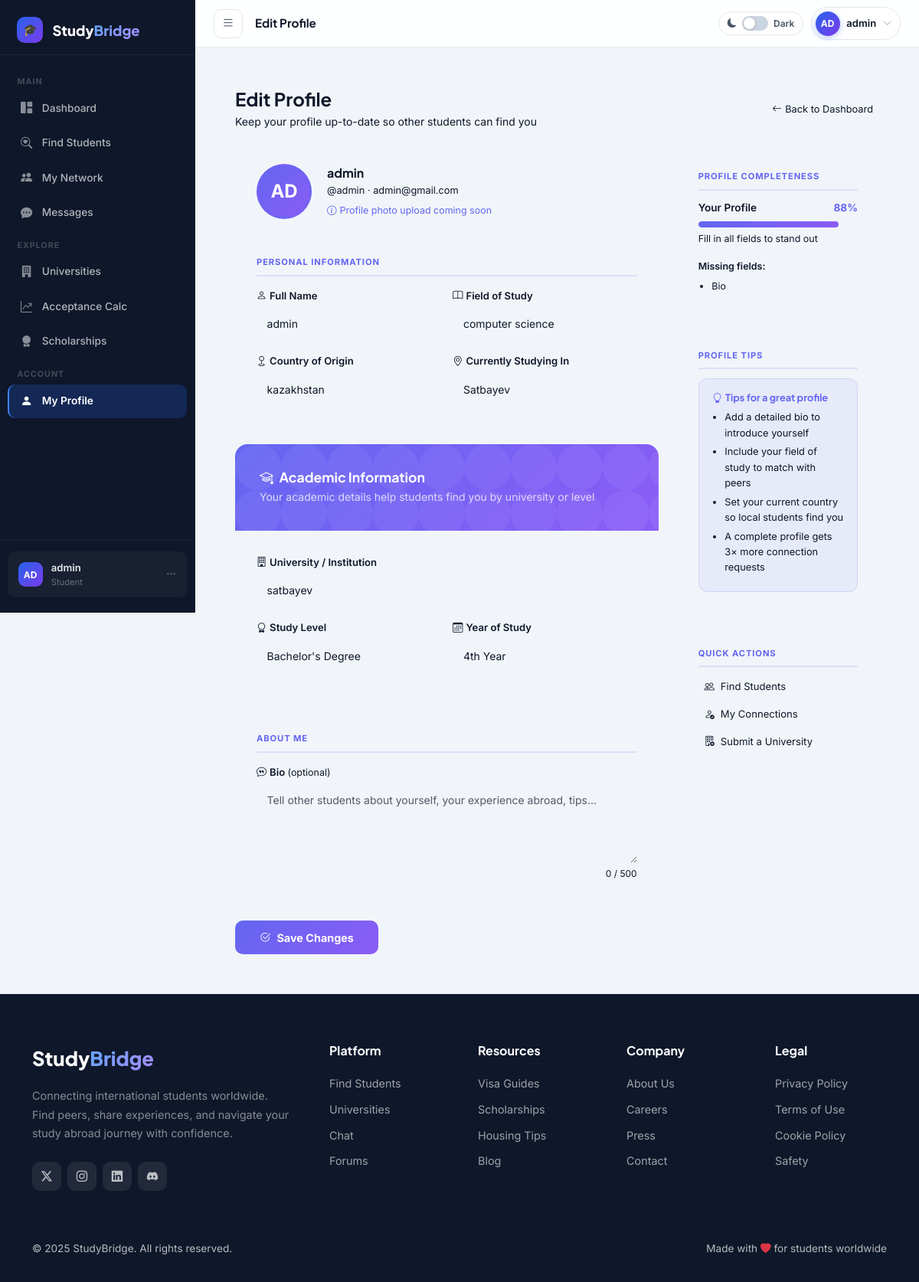
Screenshot of /profile/edit/ (signed in) with the database file from the repository.
### accounts/models.py (models this page shows, shortened)
class User(AbstractUser):
    STUDY_LEVEL_CHOICES = [
        ('bachelor', "Bachelor's Degree"),
        ('master', "Master's Degree"),
        ('phd', 'PhD'),
        ('exchange', 'Exchange Student'),
        ('language', 'Language Course'),
    ]
    YEAR_CHOICES = [
        ('1', '1st Year'),
        ('2', '2nd Year'),
        ('3', '3rd Year'),
        ('4', '4th Year'),
        ('5', '5th Year+'),
        ('grad', 'Graduate'),
    ]
    email = models.EmailField(unique=True)
    full_name = models.CharField(max_length=150, blank=True)
    country_of_origin = models.CharField(max_length=100, blank=True)
    current_country = models.CharField(max_length=100, blank=True)
    university = models.CharField(max_length=200, blank=True)
    study_level = models.CharField(max_length=20, choices=STUDY_LEVEL_CHOICES, blank=True)
    year_of_study = models.CharField(max_length=10, choices=YEAR_CHOICES, blank=True)
    field_of_study = models.CharField(max_length=150, blank=True)
    bio = models.TextField(max_length=500, blank=True)
    avatar = models.ImageField(upload_to='avatars/', null=True, blank=True)
    is_verified = models.BooleanField(default=False)
    created_at = models.DateTimeField(auto_now_add=True)
    USERNAME_FIELD = 'email'
    REQUIRED_FIELDS = ['username']
    def get_display_name(self):
        return self.full_name or self.username
    def get_initials(self):
        name = self.get_display_name()
        parts = name.split()
        if len(parts) >= 2:
            return (parts[0][0] + parts[1][0]).upper()
        return name[:2].upper()

### accounts/views.py (the view)
# urls.py: path('profile/edit/', av.edit_profile, name='edit_profile'),
@login_required
def edit_profile(request):
    if request.method == 'POST':
        form = EditProfileForm(request.POST, instance=request.user)
        if form.is_valid():
            form.save()
            messages.success(request, 'Profile updated successfully!')
            return redirect('edit_profile')
        messages.error(request, 'Please fix the errors below.')
    else:
        form = EditProfileForm(instance=request.user)
    return render(request, 'accounts/edit_profile.html', {
        'form': form,
        'active_page': 'profile',
        'page_title': 'Edit Profile',
    })

### templates/accounts/edit_profile.html (shortened to what this page needs)
{% extends 'dashboard_base.html' %}
{% block main_content %}
<div class="container-fluid py-4 px-3 px-md-4">
  <div class="d-flex align-items-center justify-content-between mb-4 flex-wrap gap-2">
    <div>
      <h4 class="mb-1 fw-800" style="color:var(--text-primary)">Edit Profile</h4>
      <p class="mb-0" style="color:var(--text-muted);font-size:.875rem">
        Keep your profile up-to-date so other students can find you
      </p>
    </div>
    <a href="{% url 'dashboard' %}" class="btn btn-sm" style="background:var(--card-bg);border:1px solid var(--border-color);color:var(--text-secondary);border-radius:8px;font-size:.8rem;">
      <i class="bi bi-arrow-left me-1"></i>Back to Dashboard
    </a>
  </div>
  <div class="row g-4">
    <div class="col-lg-8">
      <form method="POST" id="profileForm">
        <div class="profile-card mb-4">
          <div class="avatar-section">
            <div class="avatar-circle-lg" id="avatarDisplay">
              {% if request.user.avatar %}
                <img src="{{ request.user.avatar.url }}" alt="avatar">
              {% else %}
                {{ request.user.get_initials }}
              {% endif %}
            </div>
            <div class="avatar-info">
              <h6>{{ request.user.get_display_name }}</h6>
              <p>@{{ request.user.username }} · {{ request.user.email }}</p>
              <p style="margin-top:.35rem;color:#6366f1;font-size:.78rem;">
                <i class="bi bi-info-circle me-1"></i>Profile photo upload coming soon
              </p>
            </div>
          </div>
          <div class="profile-card-body">
            <p class="section-label">Personal Information</p>
            <div class="row g-3">
              <div class="col-md-6">
                <label class="form-label" for="{{ form.full_name.id_for_label }}">
                  <i class="bi bi-person me-1"></i>Full Name
                </label>
                {{ form.full_name }}
              </div>
              <div class="col-md-6">
                <label class="form-label" for="{{ form.field_of_study.id_for_label }}">
                  <i class="bi bi-book me-1"></i>Field of Study
                </label>
                {{ form.field_of_study }}
              </div>
              <div class="col-md-6">
                <label class="form-label" for="{{ form.country_of_origin.id_for_label }}">
                  <i class="bi bi-geo me-1"></i>Country of Origin
                </label>
                {{ form.country_of_origin }}
              </div>
              <div class="col-md-6">
                <label class="form-label" for="{{ form.current_country.id_for_label }}">
                  <i class="bi bi-geo-alt me-1"></i>Currently Studying In
                </label>
                {{ form.current_country }}
              </div>
            </div>
          </div>
        </div>
        <div class="profile-card mb-4">
          <div class="profile-card-header">
            <h5><i class="bi bi-mortarboard me-2"></i>Academic Information</h5>
            <p>Your academic details help students find you by university or level</p>
          </div>
          <div class="profile-card-body">
            <div class="row g-3">
              <div class="col-12">
                <label class="form-label" for="{{ form.university.id_for_label }}">
                  <i class="bi bi-building me-1"></i>University / Institution
                </label>
                {{ form.university }}
              </div>
              <div class="col-md-6">
                <label class="form-label" for="{{ form.study_level.id_for_label }}">
                  <i class="bi bi-award me-1"></i>Study Level
                </label>
                {{ form.study_level }}
              </div>
              <div class="col-md-6">
                <label class="form-label" for="{{ form.year_of_study.id_for_label }}">
                  <i class="bi bi-calendar3 me-1"></i>Year of Study
                </label>
                {{ form.year_of_study }}
              </div>
            </div>
          </div>
        </div>
        <div class="profile-card mb-4">
          <div class="profile-card-body">
            <p class="section-label">About Me</p>
            <label class="form-label" for="{{ form.bio.id_for_label }}">
              <i class="bi bi-chat-quote me-1"></i>Bio
              <span style="font-weight:400;color:var(--text-muted);font-size:.78rem;">(optional)</span>
            </label>
            {{ form.bio }}
            <div class="char-counter" id="bioCounter">0 / 500</div>
          </div>
        </div>
        <div class="d-flex align-items-center gap-3 flex-wrap">
          <button type="submit" class="save-btn btn" id="saveBtn">
            <i class="bi bi-check2-circle me-2"></i>Save Changes
          </button>
        </div>
      </form>
    </div>
    <div class="col-lg-4">
      <div class="profile-card mb-3">
        <div class="profile-card-body">
          <p class="section-label">Profile Completeness</p>
          <div class="d-flex align-items-center justify-content-between mb-1">
            <span style="font-size:.85rem;font-weight:600;color:var(--text-primary);">Your Profile</span>
            <span style="font-size:.85rem;font-weight:700;color:#6366f1;" id="completePct">—</span>
          </div>
          <div class="completeness-bar-wrap">
            <div class="completeness-bar-fill" id="completeBar" style="width:0%"></div>
          </div>
          <div class="completeness-label">
            <span>Fill in all fields to stand out</span>
          </div>
          <div class="mt-3" id="missingFields" style="display:none;">
            <p style="font-size:.78rem;font-weight:600;color:var(--text-muted);margin-bottom:.4rem;">Missing fields:</p>
            <ul id="missingList" style="font-size:.78rem;color:var(--text-secondary);padding-left:1.1rem;margin:0;"></ul>
          </div>
        </div>
      </div>
      <div class="profile-card mb-3">
        <div class="profile-card-body">
          <p class="section-label">Profile Tips</p>
          <div class="tip-card">
            <h6><i class="bi bi-lightbulb me-1"></i>Tips for a great profile</h6>
            <ul style="margin:0;padding-left:1rem;">
              <li>Add a detailed bio to introduce yourself</li>
              <li>Include your field of study to match with peers</li>
              <li>Set your current country so local students find you</li>
              <li>A complete profile gets 3× more connection requests</li>
            </ul>
          </div>
        </div>
      </div>
      <div class="profile-card">
        <div class="profile-card-body">
          <p class="section-label">Quick Actions</p>
          <div class="d-flex flex-column gap-2">
            <a href="{% url 'find_students' %}" class="btn btn-sm d-flex align-items-center gap-2" style="background:var(--input-bg);border:1px solid var(--border-color);color:var(--text-secondary);border-radius:8px;font-size:.82rem;">
              <i class="bi bi-people"></i>Find Students
            </a>
            <a href="{% url 'connections' %}" class="btn btn-sm d-flex align-items-center gap-2" style="background:var(--input-bg);border:1px solid var(--border-color);color:var(--text-secondary);border-radius:8px;font-size:.82rem;">
              <i class="bi bi-person-check"></i>My Connections
            </a>
            <a href="{% url 'submit_university' %}" class="btn btn-sm d-flex align-items-center gap-2" style="background:var(--input-bg);border:1px solid var(--border-color);color:var(--text-secondary);border-radius:8px;font-size:.82rem;">
              <i class="bi bi-building-add"></i>Submit a University
            </a>
          </div>
        </div>
      </div>
    </div>
  </div>
</div>
{% endblock %}

### templates/dashboard_base.html (shortened to what this page needs)
{% extends 'base.html' %}
{% block content %}
<aside class="sidebar" id="sidebar">
  <a href="{% url 'landing' %}" class="sidebar-logo">
    <div class="sidebar-logo-icon">🎓</div>
    <div class="sidebar-logo-text">Study<span>Bridge</span></div>
  </a>
  <nav class="sidebar-nav">
    <div class="sidebar-section-label">Main</div>
    <a href="{% url 'dashboard' %}" class="sidebar-link {% if active_page == 'dashboard' %}active{% endif %}">
      <i class="bi bi-grid-1x2-fill"></i> Dashboard
    </a>
    <a href="{% url 'find_students' %}" class="sidebar-link {% if active_page == 'find_students' %}active{% endif %}">
      <i class="bi bi-search-heart"></i> Find Students
    </a>
    <a href="{% url 'connections' %}" class="sidebar-link {% if active_page == 'connections' %}active{% endif %}">
      <i class="bi bi-people-fill"></i> My Network
    </a>
    <a href="{% url 'messages_inbox' %}" class="sidebar-link {% if active_page == 'messages' %}active{% endif %}">
      <i class="bi bi-chat-dots-fill"></i> Messages
    </a>
    <div class="sidebar-section-label">Explore</div>
    <a href="{% url 'universities' %}" class="sidebar-link {% if active_page == 'universities' %}active{% endif %}"><i class="bi bi-building-fill"></i> Universities</a>
    <a href="{% url 'calculator' %}" class="sidebar-link {% if active_page == 'calculator' %}active{% endif %}"><i class="bi bi-graph-up-arrow"></i> Acceptance Calc</a>
    <a href="{% url 'scholarships' %}" class="sidebar-link {% if active_page == 'scholarships' %}active{% endif %}"><i class="bi bi-award-fill"></i> Scholarships</a>
    <div class="sidebar-section-label">Account</div>
    <a href="{% url 'edit_profile' %}" class="sidebar-link {% if active_page == 'profile' %}active{% endif %}"><i class="bi bi-person-fill"></i> My Profile</a>
  </nav>
  <div class="sidebar-footer">
    <div class="sidebar-user-mini" onclick="toggleDropdown()">
      <div class="s-avatar">{{ user.get_initials }}</div>
      <div style="flex:1;min-width:0;">
        <div class="sidebar-user-name">{{ user.get_display_name }}</div>
        <div class="sidebar-user-role">Student</div>
      </div>
      <i class="bi bi-three-dots" style="color:rgba(255,255,255,.25);font-size:.85rem;"></i>
    </div>
  </div>
</aside>
<div class="main-wrapper" id="mainWrapper">
  <header class="db-header">
    <button class="burger-btn" onclick="toggleSidebar()">
      <i class="bi bi-list" id="burgerIcon"></i>
    </button>
    <div class="header-title" id="pageTitle">{% block page_title %}{{ page_title }}{% endblock %}</div>
    <div class="header-right">
      <div class="mode-toggle" onclick="toggleDarkMode()">
        <i class="bi bi-moon-fill" style="font-size:.75rem;color:var(--db-text-2);" id="modeIcon"></i>
        <div class="toggle-sw" id="modeSw"><div class="toggle-knob"></div></div>
        <span class="mode-lbl" id="modeLbl">Dark</span>
      </div>
      <div style="position:relative;">
        <div class="avatar-btn" id="avatarBtn" onclick="toggleDropdown()">
          <div class="av-circle">{{ user.get_initials }}</div>
          <span class="av-name">{{ user.get_display_name }}</span>
          <i class="bi bi-chevron-down av-chevron"></i>
        </div>
      </div>
    </div>
  </header>
  <main class="main-content">
    {% block main_content %}{% endblock %}
  </main>
</div>
{% endblock %}

### rows the page displays
User: get_initials "AD", get_display_name "admin", user.get_initials "AD", user.get_display_name "admin", user.username "admin", user.email "admin@gmail.com", full_name "admin", field_of_study "computer science", country_of_origin "kazakhstan", current_country "Satbayev", university "satbayev", study_level "Bachelor's Degree", year_of_study "4th Year"

### other values shown
{{ page_title }} "Edit Profile"
